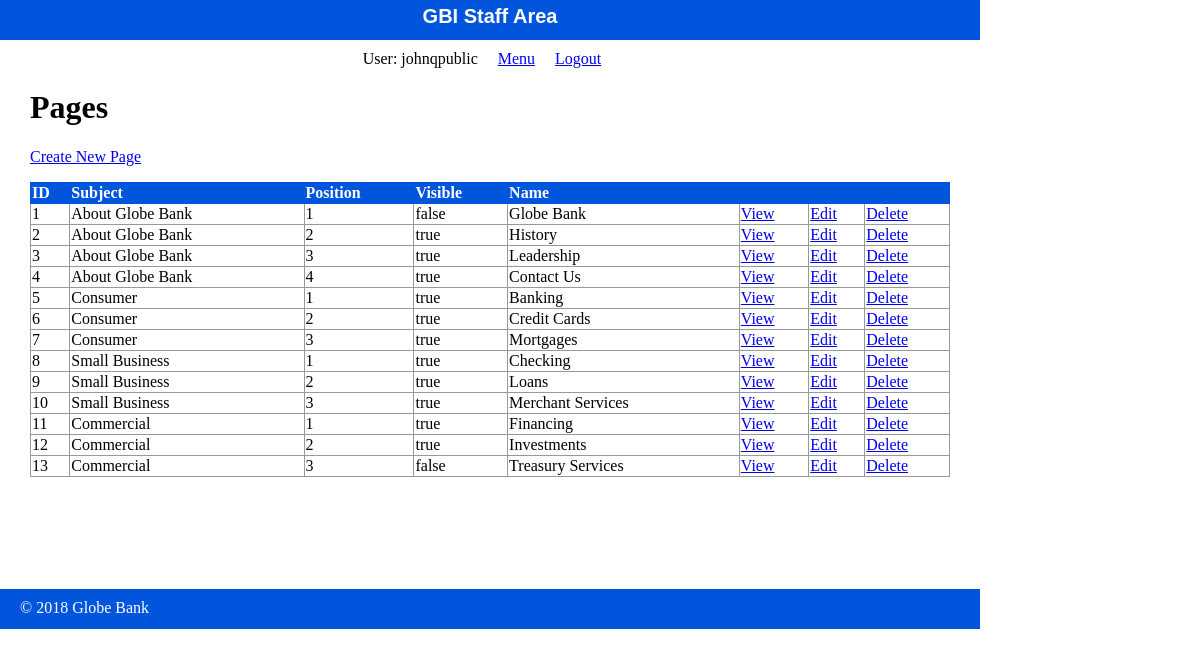
Page /globe_bank/public/staff/pages/index.php (signed in) on the committed database.
### tables this page shows
CREATE TABLE `pages` (
  `id` int(11) NOT NULL AUTO_INCREMENT,
  `subject_id` int(11) DEFAULT NULL,
  `menu_name` varchar(255) DEFAULT NULL,
  `position` int(3) DEFAULT NULL,
  `visible` tinyint(1) DEFAULT NULL,
  `content` text,
  PRIMARY KEY (`id`),
  KEY `fk_subject_id` (`subject_id`)
);

CREATE TABLE `subjects` (
  `id` int(11) NOT NULL AUTO_INCREMENT,
  `menu_name` varchar(255) DEFAULT NULL,
  `position` int(3) DEFAULT NULL,
  `visible` tinyint(1) DEFAULT NULL,
  PRIMARY KEY (`id`)
);

### globe_bank/private/functions.php (called while the page is built, shortened)
<?php
function url_for($script_path) {
  return WWW_ROOT . $script_path;
}
function u($string="") {
  return urlencode($string);
}
function h($string="") {
  return htmlspecialchars($string);
}
?>

### globe_bank/private/query_functions.php (called while the page is built, shortened)
<?php
  function find_subject_by_id($id, $options=[]) {
    global $db;
    $visible = $options['visible'] ?? false;
    $sql = "SELECT * FROM subjects ";
    $sql .= "WHERE id='" . db_escape($db, $id) . "' ";
    $result = mysqli_query($db, $sql);
    $subject = mysqli_fetch_assoc($result);
    return $subject;
  }
  function find_all_pages() {
    global $db;
    $sql = "SELECT * FROM pages ";
    $sql .= "ORDER BY subject_id ASC, position ASC";
    $result = mysqli_query($db, $sql);
    return $result;
  }
?>

### globe_bank/private/database.php (called while the page is built, shortened)
<?php
  function db_escape($connection, $string) {
    return mysqli_real_escape_string($connection, $string);
  }
?>

### globe_bank/public/staff/pages/index.php (the view, shortened to what this page needs)
<?php
  $page_set = find_all_pages();
?>
<?php include(SHARED_PATH . '/staff_header.php'); ?>
<div id="content">
  <div class="pages listing">
    <h1>Pages</h1>
    <div class="actions">
      <a class="action" href="<?php echo url_for('/staff/pages/new.php'); ?>">Create New Page</a>
    </div>
  	<table class="list">
  	  <tr>
        <th>ID</th>
        <th>Subject</th>
        <th>Position</th>
        <th>Visible</th>
  	    <th>Name</th>
  	    <th>&nbsp;</th>
  	    <th>&nbsp;</th>
        <th>&nbsp;</th>
  	  </tr>
      <?php while($page = mysqli_fetch_assoc($page_set)) { ?>
        <?php $subject = find_subject_by_id($page['subject_id']); ?>
        <tr>
          <td><?php echo h($page['id']); ?></td>
          <td><?php echo h($subject['menu_name']); ?></td>
          <td><?php echo h($page['position']); ?></td>
          <td><?php echo $page['visible'] == 1 ? 'true' : 'false'; ?></td>
    	    <td><?php echo h($page['menu_name']); ?></td>
          <td><a class="action" href="<?php echo url_for('/staff/pages/show.php?id=' . h(u($page['id']))); ?>">View</a></td>
          <td><a class="action" href="<?php echo url_for('/staff/pages/edit.php?id=' . h(u($page['id']))); ?>">Edit</a></td>
          <td><a class="action" href="<?php echo url_for('/staff/pages/delete.php?id=' . h(u($page['id']))); ?>">Delete</a></td>
    	  </tr>
      <?php } ?>
  	</table>
  </div>
</div>
<?php include(SHARED_PATH . '/staff_footer.php'); ?>

### globe_bank/public/stylesheets/staff.css (style rules this page uses)
html { height: 100%; width: 100%; }
body { height: 980px; width: 100%; margin: 0; padding: 0; }
#content { width: 920px; min-height: 500px; padding: 0 30px; }
.actions { margin-bottom: 1em; }
table { border-collapse: collapse; vertical-align: top; }
table.list { width: 100%; }
table.list tr td { border: 1px solid #999999; }
table.list tr th { border: 1px solid #0055DD; background: #0055DD; color: white; text-align: left; }

### rows in the picture
pages: id "1", subject.menu_name "About Globe Bank", position "1", visible "false", menu_name "Globe Bank"
pages: id "2", subject.menu_name "About Globe Bank", position "2", visible "true", menu_name "History"
pages: id "3", subject.menu_name "About Globe Bank", position "3", visible "true", menu_name "Leadership"
pages: id "4", subject.menu_name "About Globe Bank", position "4", visible "true", menu_name "Contact Us"
pages: id "5", subject.menu_name "Consumer", position "1", visible "true", menu_name "Banking"
pages: id "6", subject.menu_name "Consumer", position "2", visible "true", menu_name "Credit Cards"
pages: id "7", subject.menu_name "Consumer", position "3", visible "true", menu_name "Mortgages"
pages: id "8", subject.menu_name "Small Business", position "1", visible "true", menu_name "Checking"
pages: id "9", subject.menu_name "Small Business", position "2", visible "true", menu_name "Loans"
pages: id "10", subject.menu_name "Small Business", position "3", visible "true", menu_name "Merchant Services"
pages: id "11", subject.menu_name "Commercial", position "1", visible "true", menu_name "Financing"
pages: id "12", subject.menu_name "Commercial", position "2", visible "true", menu_name "Investments"
pages: id "13", subject.menu_name "Commercial", position "3", visible "false", menu_name "Treasury Services"

### other values in the picture
$_SESSION['username'] "johnqpublic"
